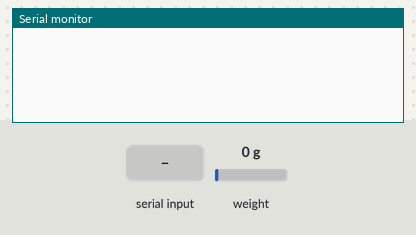
A sketch run on a simulated Arduino Uno, built with avr-gcc and run on an emulated ATmega328P. Shown: the last lines printed to the serial monitor. The test bench sets the inputs (shaded band); at power-on: weight on the scale 0 g.

Above: at 2.2 s.
2.3 s: "F" received over Serial
At 3.1 s:
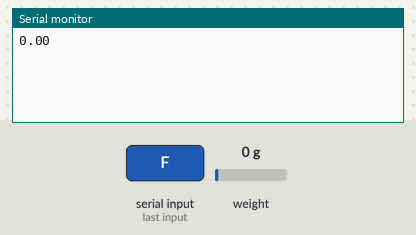
3.9 s: "T" received over Serial
At 6.2 s:
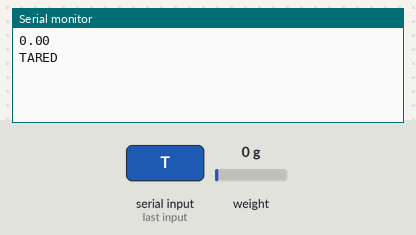

The sketch:

HX711_interface.ino
```cpp
#include <HX711.h>

#define LOADCELL_DOUT_PIN 4
#define LOADCELL_SCK_PIN 5

HX711 loadcell;

void setup() {
  Serial.begin(115200);
  loadcell.begin(LOADCELL_DOUT_PIN, LOADCELL_SCK_PIN);
  loadcell.tare();
}

void loop() {
  if (Serial.available() > 0) {
    char inByte = Serial.read();
    if (inByte == 'F') {
      float weight = -loadcell.get_value();
      Serial.println(weight);
    } else if (inByte == 'T') {
      loadcell.tare();
      Serial.println("TARED");
    }
  }
}
```

Measured:
- after the input at 2.3 s, the serial monitor: prints a new line after 0.10 s (image 1)
- after the input at 3.9 s, the serial monitor: prints a new line after 1.0 s (image 2)
